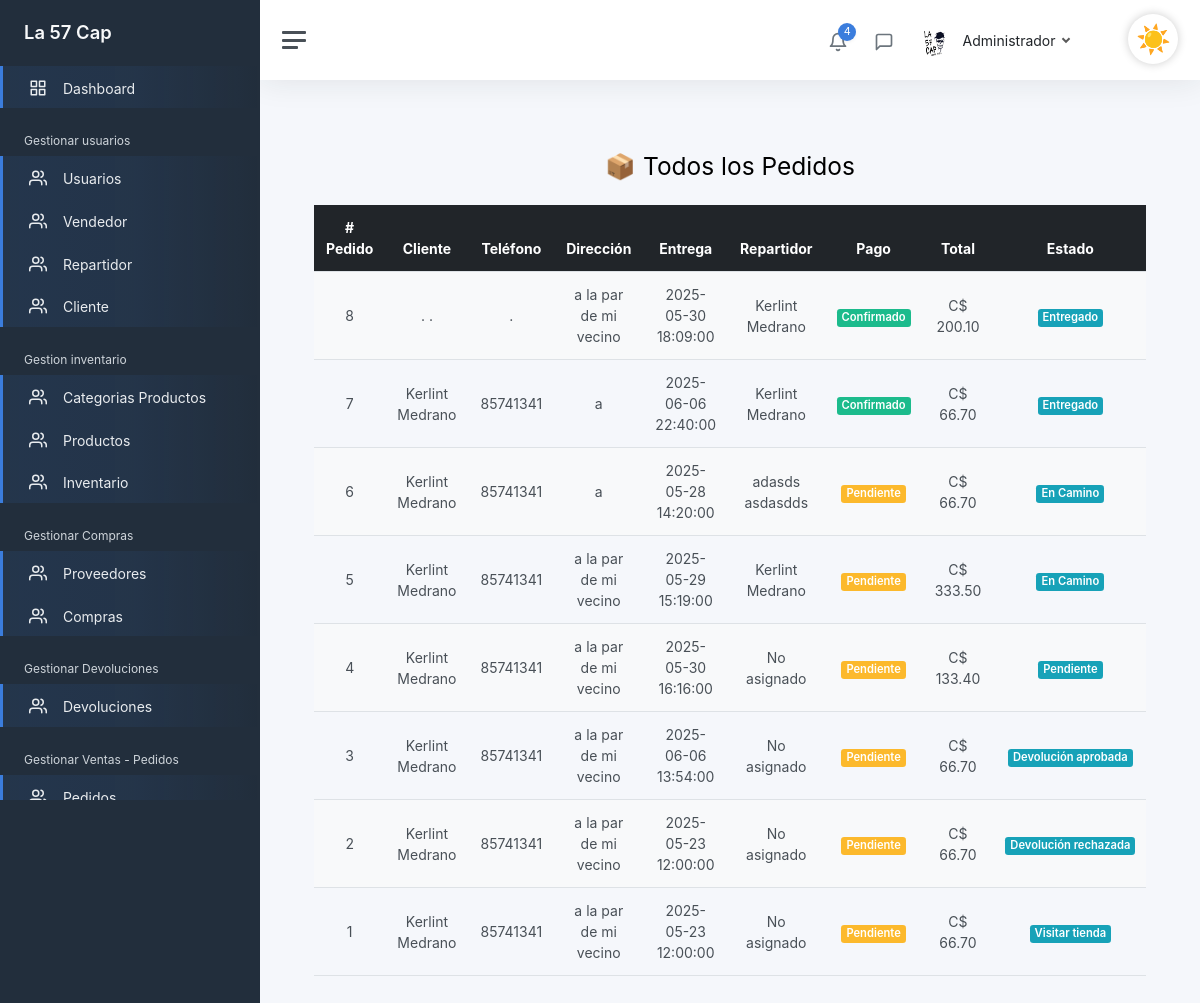
Before: /admin/historialPedidos (signed in) with the older database file.
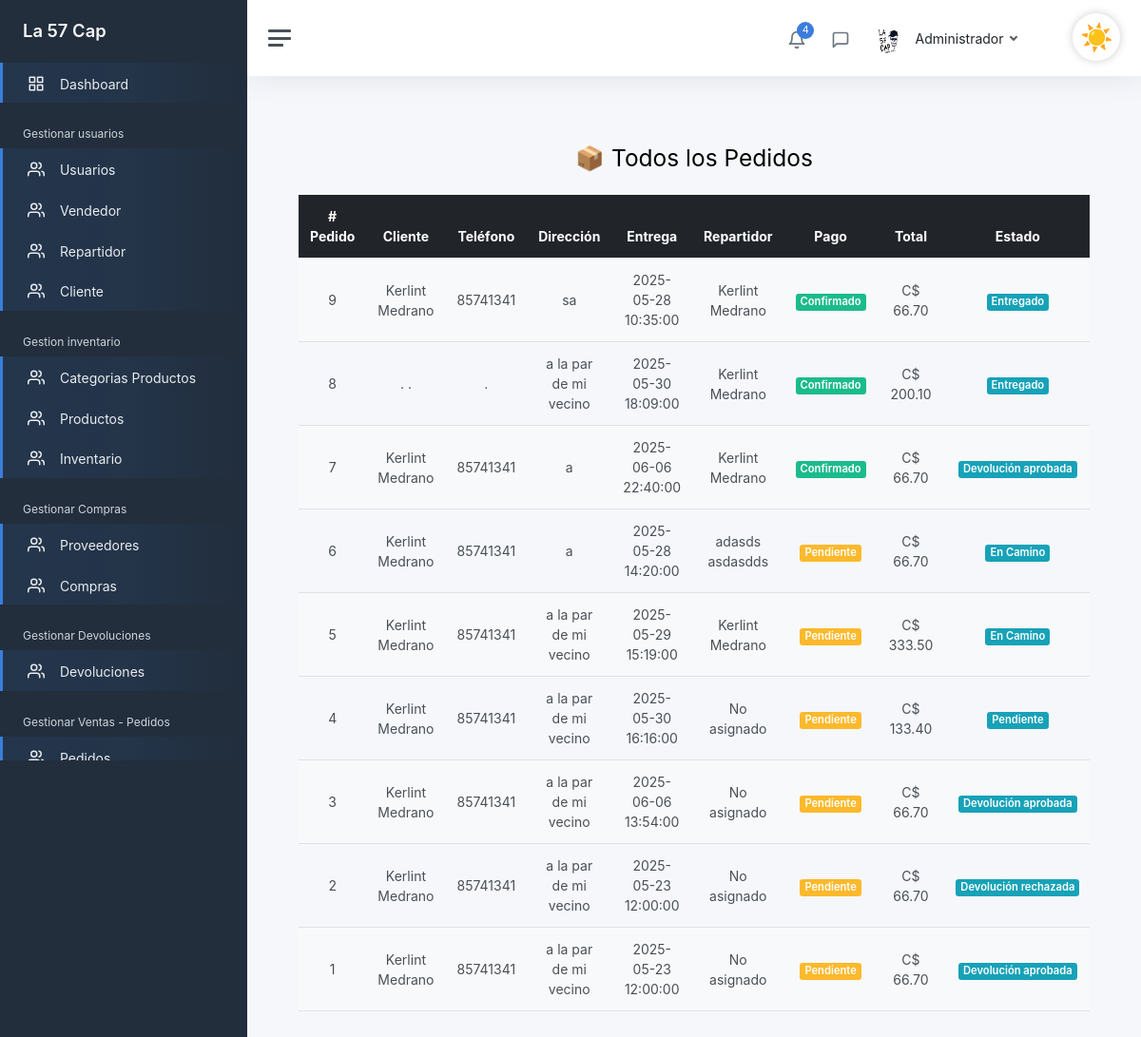
After: the same page with the newer database file.
### tables this page shows
CREATE TABLE `pedidos`  (
  `idpedidos` int(0) NOT NULL AUTO_INCREMENT,
  `id_ventas` int(0) NOT NULL,
  `id_cliente` int(0) NOT NULL,
  `id_repartidor` int(0) NULL DEFAULT NULL,
  `creado` datetime(0) NOT NULL,
  `fecha_entregar` date NOT NULL,
  `hora_entregar` time(0) NOT NULL,
  `direccion_entregar` varchar(200) NOT NULL,
  `comentarios` varchar(45) NULL DEFAULT NULL,
  `estado` tinyint(0) NULL DEFAULT NULL,
  `pago_confirmado` tinyint(0) NULL DEFAULT NULL,
  PRIMARY KEY (`idpedidos`) USING BTREE,
  INDEX `pedido_cliente_idx`(`id_cliente`) USING BTREE,
  INDEX `pedido_repartidor_idx`(`id_repartidor`) USING BTREE,
  INDEX `pedido_ventas_idx`(`id_ventas`) USING BTREE,
  CONSTRAINT `pedido_cliente` FOREIGN KEY (`id_cliente`) REFERENCES `cliente` (`idcliente`) ON DELETE RESTRICT ON UPDATE RESTRICT,
  CONSTRAINT `pedido_repartidor` FOREIGN KEY (`id_repartidor`) REFERENCES `repartidor` (`idrepartidor`) ON DELETE RESTRICT ON UPDATE RESTRICT,
  CONSTRAINT `pedido_ventas` FOREIGN KEY (`id_ventas`) REFERENCES `ventas` (`idventas`) ON DELETE RESTRICT ON UPDATE RESTRICT
);

CREATE TABLE `cliente`  (
  `idcliente` int(0) NOT NULL AUTO_INCREMENT,
  `id_usuario` int(0) NULL DEFAULT NULL,
  `p_nombre` varchar(50) NOT NULL,
  `s_nombre` varchar(50) NOT NULL,
  `p_apellido` varchar(50) NOT NULL,
  `s_apellido` varchar(50) NOT NULL,
  `n_telefono` varchar(15) NOT NULL,
  `direccion` varchar(200) NULL DEFAULT NULL,
  `Municipio` varchar(45) NULL DEFAULT NULL,
  `eliminado` tinyint(0) NULL DEFAULT 0,
  PRIMARY KEY (`idcliente`) USING BTREE,
  INDEX `cliente_usuario_idx`(`id_usuario`) USING BTREE,
  CONSTRAINT `cliente_usuario` FOREIGN KEY (`id_usuario`) REFERENCES `usuario` (`idusuario`) ON DELETE SET NULL ON UPDATE RESTRICT
);

CREATE TABLE `repartidor`  (
  `idrepartidor` int(0) NOT NULL AUTO_INCREMENT,
  `id_usuario` int(0) NULL DEFAULT NULL,
  `p_nombre` varchar(50) NOT NULL,
  `s_nombre` varchar(50) NOT NULL,
  `p_apellido` varchar(50) NOT NULL,
  `s_apellido` varchar(50) NOT NULL,
  `n_telefono` varchar(15) NOT NULL,
  `eliminado` tinyint(0) NULL DEFAULT 0,
  PRIMARY KEY (`idrepartidor`) USING BTREE,
  INDEX `repartidor_usuario_idx`(`id_usuario`) USING BTREE,
  CONSTRAINT `vendedor_usuario00` FOREIGN KEY (`id_usuario`) REFERENCES `usuario` (`idusuario`) ON DELETE SET NULL ON UPDATE RESTRICT
);

CREATE TABLE `ventas`  (
  `idventas` int(0) NOT NULL AUTO_INCREMENT,
  `id_vendedor` int(0) NOT NULL,
  `id_cliente` int(0) NULL DEFAULT NULL,
  `subtotal` decimal(10, 2) NOT NULL,
  `descuento` decimal(10, 2) NOT NULL,
  `iva` decimal(10, 2) NOT NULL,
  `total` decimal(10, 2) NOT NULL,
  `estado` varchar(45) NOT NULL,
  `creado` datetime(0) NOT NULL,
  `eliminado` tinyint(0) NULL DEFAULT 0,
  PRIMARY KEY (`idventas`) USING BTREE,
  INDEX `ventas_vendedor_idx`(`id_vendedor`) USING BTREE,
  INDEX `ventas_cliente`(`id_cliente`) USING BTREE,
  CONSTRAINT `ventas_cliente` FOREIGN KEY (`id_cliente`) REFERENCES `cliente` (`idcliente`) ON DELETE RESTRICT ON UPDATE RESTRICT,
  CONSTRAINT `ventas_vendedor` FOREIGN KEY (`id_vendedor`) REFERENCES `vendedor` (`idvendedor`) ON DELETE RESTRICT ON UPDATE RESTRICT
);

### views/Admin/pedidos/verPedidos.php (the view, shortened to what the rows shown need)
<div class="container py-4">
    <h2 class="text-center mb-4">📦 Todos los Pedidos</h2>
    <?php if (empty($pedidos)): ?>
        <div class="alert alert-info text-center">No hay pedidos registrados.</div>
    <?php else: ?>
        <div class="table-responsive">
            <table class="table table-striped text-center align-middle">
                <thead class="table-dark">
                    <tr>
                        <th># Pedido</th>
                        <th>Cliente</th>
                        <th>Teléfono</th>
                        <th>Dirección</th>
                        <th>Entrega</th>
                        <th>Repartidor</th>
                        <th>Pago</th>
                        <th>Total</th>
                        <th>Estado</th>
                    </tr>
                </thead>
                <tbody>
                    <?php foreach ($pedidos as $pedido): ?>
                        <tr>
                            <td><?= $pedido->idpedidos?></td>
                            <td><?= $pedido->cliente_nombre . ' ' . $pedido->cliente_apellido ?></td>
                            <td><?= $pedido->telefono ?></td>
                            <td><?= $pedido->direccion_entregar?></td>
                            <td><?= $pedido->fecha_entregar . ' ' . $pedido->hora_entregar ?></td>
                            <td><?= $pedido->repartidor_nombre ? $pedido->repartidor_nombre . ' ' . $pedido->repartidor_apellido : 'No asignado' ?>
                            </td>
                            <td>
                                <?php if ($pedido->pago_confirmado): ?>
                                    <span class="badge bg-success">Confirmado</span>
                                <?php else: ?>
                                    <span class="badge bg-warning">Pendiente</span>
                                <?php endif; ?>
                            </td>
                            <td>C$ <?= number_format($pedido->total ?? 0, 2) ?></td>
                            <td>
                                <span class="badge bg-info"><?= $pedido->estado_venta ?></span>
                            </td>
                        </tr>
                    <?php endforeach; ?>
                </tbody>
            </table>
        </div>
    <?php endif; ?>
</div>

Changed rows visible on the page:
added pedidos: idpedidos "9", id_cliente.p_nombre "Kerlint", id_cliente.p_apellido "Medrano", id_cliente.n_telefono "85741341", direccion_entregar "sa", fecha_entregar "2025-05-28", hora_entregar "10:35:00", id_repartidor.p_nombre "Kerlint", id_repartidor.p_apellido "Medrano", pago_confirmado "Confirmado", id_ventas.total "66.70", id_ventas.estado "Entregado"
changed through a linked row, pedidos id 7: id_ventas.estado "Entregado" → "Devolución aprobada"
changed through a linked row, pedidos id 1: id_ventas.estado "Visitar tienda" → "Devolución aprobada"
